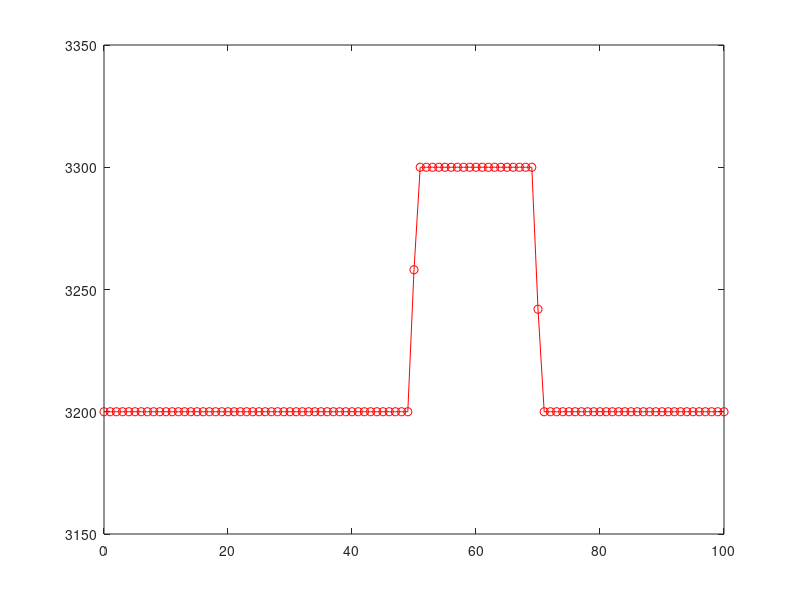
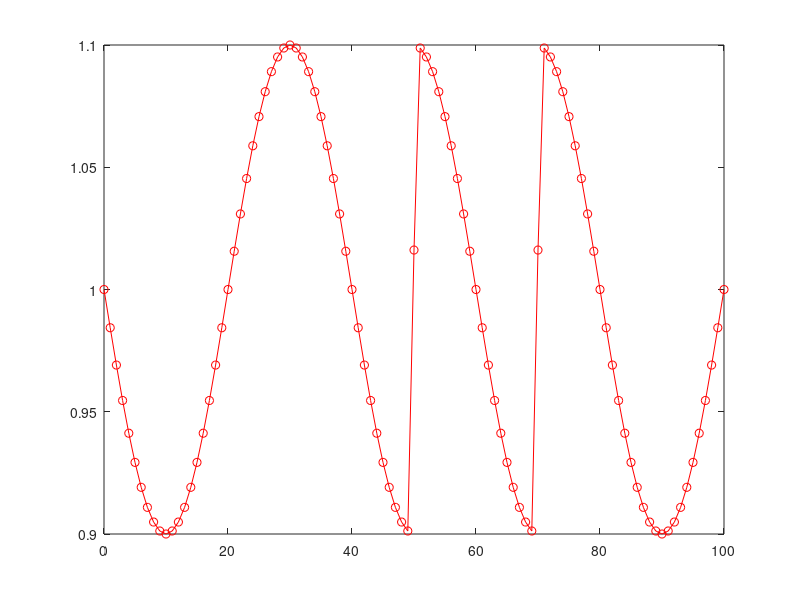

Source code (MATLAB) for these figures, in order:
% solving 1D advection eqn using marker in cell method
% dB/dt=-vx*dB/dx
% on a regular grid

% clear mem and fig
clear all
clf

% define Eulerian grid
xsize=100; % horizontal model size, m
nx=101; % model resolution
dx=xsize/(nx-1); % grid step size, m
x=0:dx:xsize; % coord of eulerian grid pts
dt=0.1; % timestep, s

% define Lagrangian markers
nxm=500; % model resolution
dxm=xsize/nxm; % grid step size, m
xm=dxm/2:dxm:xsize-dxm/2; % coord of eulerian grid pts

% define initial parameter Bm distribution for markers
Bm=zeros(1, nxm);
for m=1:1:nxm
    if (xm(m)>xsize*0.4 && xm(m)< xsize*0.6)
        Bm(m)=3300; % density wave
    else
        Bm(m)=3200; % bacground density
    end
end

% initialising B0, vx velocity and vxm velocity in markers
 B0=zeros(1, nx);
 vx=zeros(1, nx);
 vxm=zeros(1, nxm);

% time stepping
for timestep=1:1:100


% interpolation from markers - Bm to nodal points - B0  
for j=1:1:nx
  SUM_weight=0; % for every point j, the sum of weights initialised with 0
  SUM_Bm=0;     % for every j sum of weight times Bm initialised with 0
  for m=1:1:nxm  
        if (abs(xm(m)-x(j))<=dx)                   % check if is within dx of a point j, if yes, then add Bm contributes to B0(j)
            wtmj=(1-abs(xm(m)-x(j)))/dx;           % weight formula
            SUM_Bm=SUM_Bm+wtmj*Bm(m);
            SUM_weight=SUM_weight+wtmj;
        end
  end
    B0(j)=SUM_Bm/SUM_weight;
    vx(j)= 1 + sin(x(j)/xsize*pi*5)*0.1*(B0(j)-3250)/50;   % vx velocity in nodal points
end


% interpolationg vx to vxm
for m=1:1:nxm
    if (xm(m)>xsize)
        xm(m)=xm(m)-xsize;
    end
    if (xm(m)<0)
        xm(m)=xm(m)+xsize;
    end
    j=fix(xm(m)/dx)+1;
    vxm(m)=vx(j)*(1-abs(xm(m)-x(j)))/dx + vx(j+1)*abs(xm(m)-x(j))/dx; %delta xm(j)= xm-x for the point

    % moving markers
    xm(m)=xm(m)+vxm(m)*dt;
end

 
% figure(1)
% plot(x, B0,'-o r')
% axis([0 xsize 3150 3350])
% figure(2)
% plot(x, vx,'-o r')
% axis([0 xsize 0.9 1.1])

end

figure(1)
plot(x, B0,'-o r')
axis([0 xsize 3150 3350])
figure(2)
plot(x, vx,'-o r')
axis([0 xsize 0.9 1.1])


disp(B0(51));

disp(vx(51));